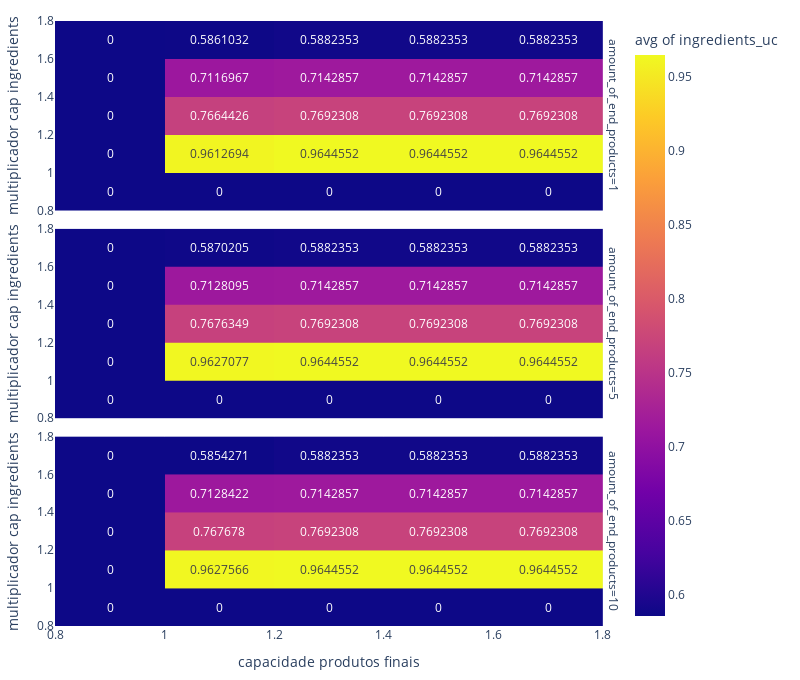

Notebook cell for this chart:
### Code cell
fig = px.density_heatmap(
    dfaux,
    x="capacidade produtos finais",
    y="multiplicador cap ingredients",
    z="ingredients_uc",
    text_auto=True,
    #marginal_x="histogram", marginal_y="histogram",
    histfunc="avg",
    facet_row="amount_of_end_products"
)

fig.update_layout(
    margin=dict(l=20, r=20, t=20, b=20),
    width=800,
    height=680
)

fig.show()

### Figure 1 — Plotly figure (JSON) as saved in the notebook; plotly's stock layout.template omitted (floating-point values rounded to 4 significant figures)
{"data": [{"coloraxis": "coloraxis", "histfunc": "avg", "hovertemplate": "amount_of_end_products=1<br>capacidade produtos finais=%{x}<br>multiplicador cap ingredients=%{y}<br>avg of ingredients_uc=%{z}<extra></extra>", "name": "", "texttemplate": "%{z}", "type": "histogram2d", "x": [1, 1, 1, 1, 1, 1, 1, 1, 1.005, 1.005, 1.005, 1.005, 1.005, 1.005, 1.005, 1.005, 1.03, 1.03, 1.03, 1.03, 1.03, 1.03, 1.03, 1.03, 1.05, 1.05, 1.05, 1.05, 1.05, 1.05, 1.05, 1.05, 1.1, 1.1, 1.1, 1.1, 1.1, 1.1, 1.1, 1.1, 1.3, 1.3, 1.3, 1.3, 1.3, 1.3, 1.3, 1.3, 1.4, 1.4, 1.4, 1.4, 1.4, 1.4, 1.4, 1.4, 1.7, 1.7, 1.7, 1.7, 1.7, 1.7, 1.7, 1.7], "xaxis": "x3", "xbingroup": "x", "y": [1, 1.005, 1.03, 1.05, 1.1, 1.3, 1.4, 1.7, 1, 1.005, 1.03, 1.05, 1.1, 1.3, 1.4, 1.7, 1, 1.005, 1.03, 1.05, 1.1, 1.3, 1.4, 1.7, 1, 1.005, 1.03, 1.05, 1.1, 1.3, 1.4, 1.7, 1, 1.005, 1.03, 1.05, 1.1, 1.3, 1.4, 1.7, 1, 1.005, 1.03, 1.05, 1.1, 1.3, 1.4, 1.7, 1, 1.005, 1.03, 1.05, 1.1, 1.3, 1.4, 1.7, 1, 1.005, 1.03, 1.05, 1.1, 1.3, 1.4, 1.7], "yaxis": "y3", "ybingroup": "y", "z": [0.9891, 0.9851, 0.9613, 0.943, 0.9001, 0.7616, 0.7072, 0.5824, 0.992, 0.988, 0.9644, 0.946, 0.903, 0.7641, 0.7095, 0.5843, 0.995, 0.9923, 0.9694, 0.9509, 0.9077, 0.7681, 0.7132, 0.5873, 0.9962, 0.9937, 0.9708, 0.9523, 0.9091, 0.7692, 0.7143, 0.5882, 0.9962, 0.9937, 0.9709, 0.9524, 0.9091, 0.7692, 0.7143, 0.5882, 0.9962, 0.9937, 0.9709, 0.9524, 0.9091, 0.7692, 0.7143, 0.5882, 0.9962, 0.9937, 0.9709, 0.9524, 0.9091, 0.7692, 0.7143, 0.5882, 0.9962, 0.9937, 0.9709, 0.9524, 0.9091, 0.7692, 0.7143, 0.5882]}, {"coloraxis": "coloraxis", "histfunc": "avg", "hovertemplate": "amount_of_end_products=5<br>capacidade produtos finais=%{x}<br>multiplicador cap ingredients=%{y}<br>avg of ingredients_uc=%{z}<extra></extra>", "name": "", "texttemplate": "%{z}", "type": "histogram2d", "x": [1, 1, 1, 1, 1, 1, 1, 1, 1.005, 1.005, 1.005, 1.005, 1.005, 1.005, 1.005, 1.005, 1.03, 1.03, 1.03, 1.03, 1.03, 1.03, 1.03, 1.03, 1.05, 1.05, 1.05, 1.05, 1.05, 1.05, 1.05, 1.05, 1.1, 1.1, 1.1, 1.1, 1.1, 1.1, 1.1, 1.1, 1.3, 1.3, 1.3, 1.3, 1.3, 1.3, 1.3, 1.3, 1.4, 1.4, 1.4, 1.4, 1.4, 1.4, 1.4, 1.4, 1.7, 1.7, 1.7, 1.7, 1.7, 1.7, 1.7, 1.7], "xaxis": "x2", "xbingroup": "x", "y": [1, 1.005, 1.03, 1.05, 1.1, 1.3, 1.4, 1.7, 1, 1.005, 1.03, 1.05, 1.1, 1.3, 1.4, 1.7, 1, 1.005, 1.03, 1.05, 1.1, 1.3, 1.4, 1.7, 1, 1.005, 1.03, 1.05, 1.1, 1.3, 1.4, 1.7, 1, 1.005, 1.03, 1.05, 1.1, 1.3, 1.4, 1.7, 1, 1.005, 1.03, 1.05, 1.1, 1.3, 1.4, 1.7, 1, 1.005, 1.03, 1.05, 1.1, 1.3, 1.4, 1.7, 1, 1.005, 1.03, 1.05, 1.1, 1.3, 1.4, 1.7], "yaxis": "y2", "ybingroup": "y", "z": [0.9924, 0.9883, 0.9646, 0.9463, 0.9033, 0.7643, 0.7097, 0.5845, 0.9944, 0.9908, 0.9672, 0.9488, 0.9057, 0.7663, 0.7116, 0.586, 0.996, 0.9935, 0.9707, 0.9522, 0.9089, 0.7691, 0.7142, 0.5881, 0.9962, 0.9937, 0.9709, 0.9524, 0.9091, 0.7692, 0.7143, 0.5882, 0.9962, 0.9937, 0.9709, 0.9524, 0.9091, 0.7692, 0.7143, 0.5882, 0.9962, 0.9937, 0.9709, 0.9524, 0.9091, 0.7692, 0.7143, 0.5882, 0.9962, 0.9937, 0.9709, 0.9524, 0.9091, 0.7692, 0.7143, 0.5882, 0.9962, 0.9937, 0.9709, 0.9524, 0.9091, 0.7692, 0.7143, 0.5882]}, {"coloraxis": "coloraxis", "histfunc": "avg", "hovertemplate": "amount_of_end_products=10<br>capacidade produtos finais=%{x}<br>multiplicador cap ingredients=%{y}<br>avg of ingredients_uc=%{z}<extra></extra>", "name": "", "texttemplate": "%{z}", "type": "histogram2d", "x": [1, 1, 1, 1, 1, 1, 1, 1, 1.005, 1.005, 1.005, 1.005, 1.005, 1.005, 1.005, 1.005, 1.03, 1.03, 1.03, 1.03, 1.03, 1.03, 1.03, 1.03, 1.05, 1.05, 1.05, 1.05, 1.05, 1.05, 1.05, 1.05, 1.1, 1.1, 1.1, 1.1, 1.1, 1.1, 1.1, 1.1, 1.3, 1.3, 1.3, 1.3, 1.3, 1.3, 1.3, 1.3, 1.4, 1.4, 1.4, 1.4, 1.4, 1.4, 1.4, 1.4, 1.7, 1.7, 1.7, 1.7, 1.7, 1.7, 1.7, 1.7], "xaxis": "x", "xbingroup": "x", "y": [1, 1.005, 1.03, 1.05, 1.1, 1.3, 1.4, 1.7, 1, 1.005, 1.03, 1.05, 1.1, 1.3, 1.4, 1.7, 1, 1.005, 1.03, 1.05, 1.1, 1.3, 1.4, 1.7, 1, 1.005, 1.03, 1.05, 1.1, 1.3, 1.4, 1.7, 1, 1.005, 1.03, 1.05, 1.1, 1.3, 1.4, 1.7, 1, 1.005, 1.03, 1.05, 1.1, 1.3, 1.4, 1.7, 1, 1.005, 1.03, 1.05, 1.1, 1.3, 1.4, 1.7, 1, 1.005, 1.03, 1.05, 1.1, 1.3, 1.4, 1.7], "yaxis": "y", "ybingroup": "y", "z": [0.9925, 0.9885, 0.9648, 0.9464, 0.9034, 0.7644, 0.7098, 0.5765, 0.9944, 0.9909, 0.9673, 0.9489, 0.9058, 0.7664, 0.7117, 0.5861, 0.9961, 0.9935, 0.9707, 0.9522, 0.9089, 0.7691, 0.7141, 0.5881, 0.9962, 0.9937, 0.9708, 0.9524, 0.9091, 0.7692, 0.7143, 0.5882, 0.9962, 0.9937, 0.9709, 0.9524, 0.9091, 0.7692, 0.7143, 0.5882, 0.9962, 0.9937, 0.9709, 0.9524, 0.9091, 0.7692, 0.7143, 0.5882, 0.9962, 0.9937, 0.9709, 0.9524, 0.9091, 0.7692, 0.7143, 0.5882, 0.9962, 0.9937, 0.9709, 0.9524, 0.9091, 0.7692, 0.7143, 0.5882]}], "layout": {"annotations": [{"font": {}, "showarrow": false, "text": "amount_of_end_products=10", "textangle": 90, "x": 0.98, "xanchor": "left", "xref": "paper", "y": 0.1567, "yanchor": "middle", "yref": "paper"}, {"font": {}, "showarrow": false, "text": "amount_of_end_products=5", "textangle": 90, "x": 0.98, "xanchor": "left", "xref": "paper", "y": 0.5, "yanchor": "middle", "yref": "paper"}, {"font": {}, "showarrow": false, "text": "amount_of_end_products=1", "textangle": 90, "x": 0.98, "xanchor": "left", "xref": "paper", "y": 0.8433, "yanchor": "middle", "yref": "paper"}], "coloraxis": {"colorbar": {"title": {"text": "avg of ingredients_uc"}}, "colorscale": [[0, "#0d0887"], [0.1111, "#46039f"], [0.2222, "#7201a8"], [0.3333, "#9c179e"], [0.4444, "#bd3786"], [0.5556, "#d8576b"], [0.6667, "#ed7953"], [0.7778, "#fb9f3a"], [0.8889, "#fdca26"], [1, "#f0f921"]]}, "height": 680, "legend": {"tracegroupgap": 0}, "margin": {"b": 20, "l": 20, "r": 20, "t": 20}, "width": 800, "xaxis": {"anchor": "y", "domain": [0, 0.98], "title": {"text": "capacidade produtos finais"}}, "xaxis2": {"anchor": "y2", "domain": [0, 0.98], "matches": "x", "showticklabels": false}, "xaxis3": {"anchor": "y3", "domain": [0, 0.98], "matches": "x", "showticklabels": false}, "yaxis": {"anchor": "x", "domain": [0, 0.3133], "title": {"text": "multiplicador cap ingredients"}}, "yaxis2": {"anchor": "x2", "domain": [0.3433, 0.6567], "matches": "y", "title": {"text": "multiplicador cap ingredients"}}, "yaxis3": {"anchor": "x3", "domain": [0.6867, 1.0], "matches": "y", "title": {"text": "multiplicador cap ingredients"}}}}
